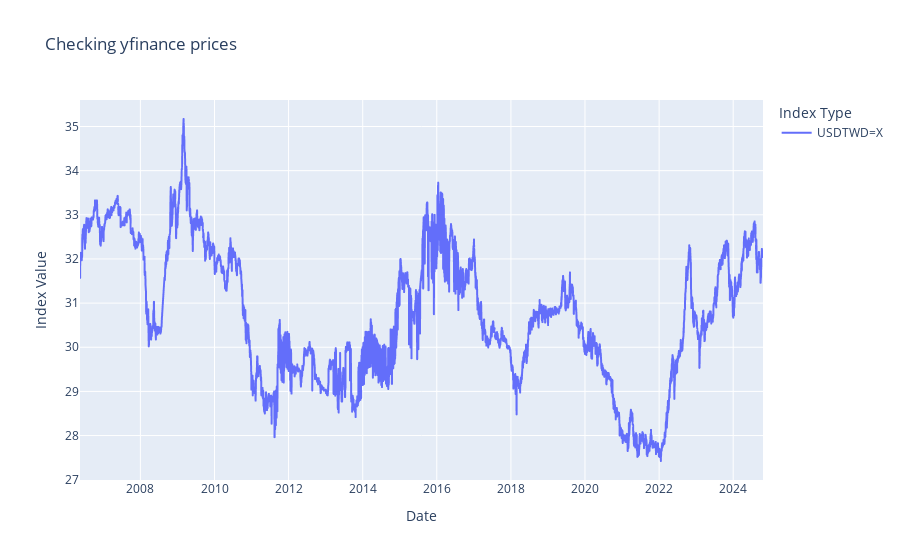

Source (notebook cell):
### Code cell
# Plot prices to check
fig = px.line(
    FX_prices, 
    x=FX_prices.index, 
    y=["USDTWD=X"],
    labels={"value": "Index Value", "variable": "Index Type"},
    title="Checking yfinance prices"
)

# Show the plot
fig.show()

### Figure 1 — Plotly figure (JSON) as saved in the notebook; plotly's stock layout.template omitted (floating-point values rounded to 4 significant figures; data arrays with more than 128 entries replaced by an {"elided": "..."} marker saying what was removed)
{"data": [{"hovertemplate": "Index Type=USDTWD=X<br>Date=%{x}<br>Index Value=%{y}<extra></extra>", "legendgroup": "USDTWD=X", "line": {"color": "#636efa", "dash": "solid"}, "marker": {"symbol": "circle"}, "mode": "lines", "name": "USDTWD=X", "showlegend": true, "type": "scattergl", "x": {"elided": "4771 str values"}, "xaxis": "x", "y": {"elided": "4771 float values"}, "yaxis": "y"}], "layout": {"legend": {"title": {"text": "Index Type"}, "tracegroupgap": 0}, "title": {"text": "Checking yfinance prices"}, "xaxis": {"anchor": "y", "domain": [0, 1], "title": {"text": "Date"}}, "yaxis": {"anchor": "x", "domain": [0, 1], "title": {"text": "Index Value"}}}}
